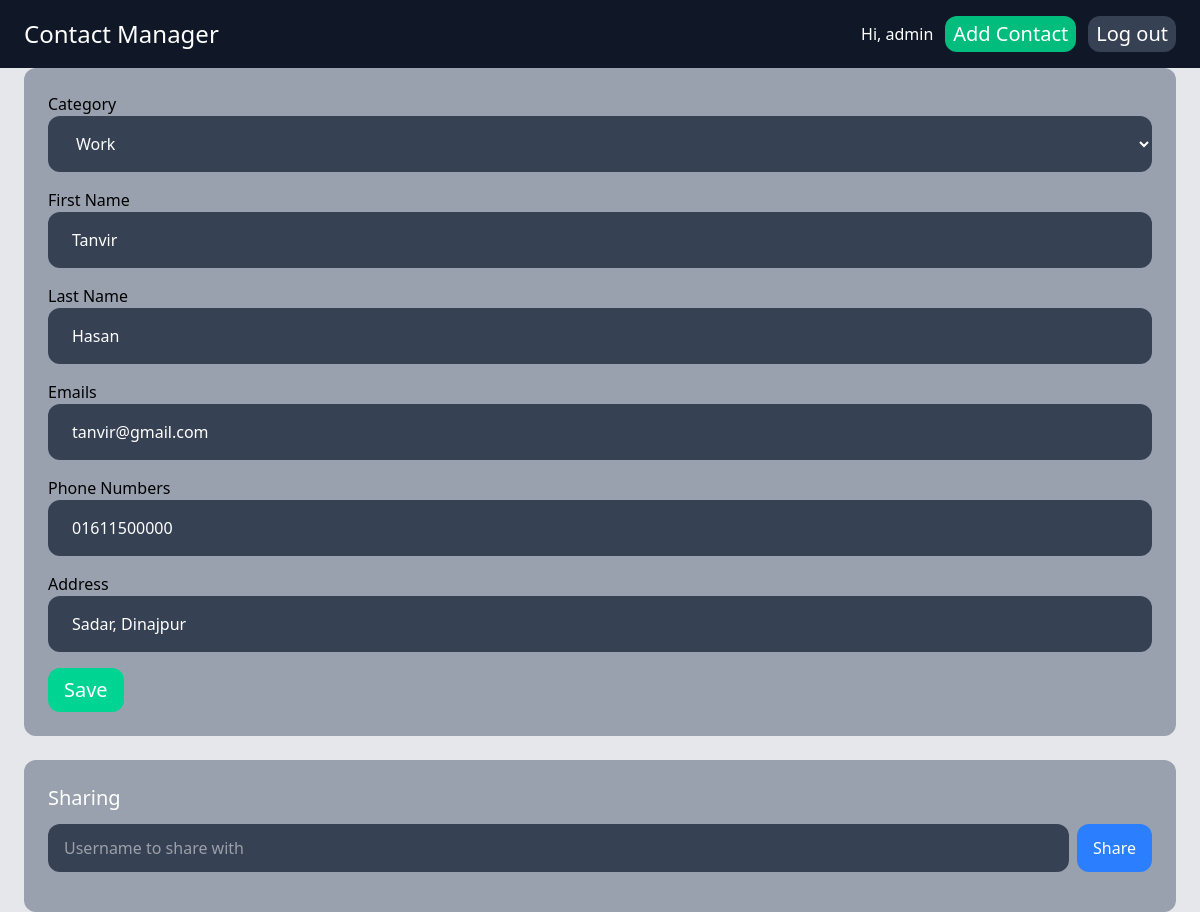
/contacts/7/edit/ (signed in), run on the app's committed database.
### contacts/models.py (models this page shows)
class Contact(models.Model):
    catagory = models.ForeignKey(Category, on_delete=models.CASCADE, related_name='contacts')
    first_name = models.CharField(max_length=225)
    last_name = models.CharField(max_length=225)
    phone_number = models.CharField(max_length=25, blank=True)
    email = models.EmailField(blank=True)
    address = models.TextField(max_length=255)
    owner = models.ForeignKey(User, on_delete=models.CASCADE, related_name='owned_contacts', null=True, blank=True)
    shared_with = models.ManyToManyField(User, related_name='shared_contacts', blank=True)

class Category(models.Model):
    title = models.CharField(max_length=225)

class ContactEmail(models.Model):
    contact = models.ForeignKey(Contact, on_delete=models.CASCADE, related_name='emails')
    email = models.EmailField()

class ContactPhone(models.Model):
    contact = models.ForeignKey(Contact, on_delete=models.CASCADE, related_name='phones')
    phone_number = models.CharField(max_length=25)

### contacts/views.py (the view, shortened to what this page needs)
# urls.py: path('contacts/<int:pk>/edit/', contact_views.edit_contact, name='edit_contact'),
@login_required
def edit_contact(request, pk):
    contact = get_object_or_404(Contact.objects.prefetch_related('emails', 'phones'), pk=pk)
    if contact.owner_id != request.user.id:
        return redirect('frontpage')
    category=Category.objects.all()
    return render(request, "core/edit_contact.html", {
        'contact': contact,
        'category': category
    })

### contacts/templates/core/edit_contact.html (shortened to what this page needs)
{% extends "core/base.html" %}
{% block content %}
<div class="bg-gray-400 rounded-xl">
    <form method="post" action="."class="p-6 space-y-4">
        <div>
            <label for="category">Category</label><br />
            <select id="category" name="category" required class="w-full py-4 px-6  rounded-xl bg-gray-700 hover:bg-gray-800 text-white">
                {% for cat in category %}
                    <option value="{{ cat.id }}"
                        {% if contact.catagory.id == cat.id %}selected{% endif %}>
                        {{ cat.title }}
                    </option>
                {% endfor %}
            </select>
        </div>
        <div>
            <label for="first_name">First Name</label><br />
            <input id="first_name" type="text" value="{{ contact.first_name }}" name="first_name" placeholder="First name" title="First name" class="w-full py-4 px-6  rounded-xl bg-gray-700 hover:bg-gray-800 text-white"/>
        </div>
        <div>
            <label for="last_name">Last Name</label><br />
            <input id="last_name" type="text" value="{{ contact.last_name }}" name="last_name" placeholder="Last name" title="Last name" class="w-full py-4 px-6  rounded-xl bg-gray-700 hover:bg-gray-800 text-white"/>
        </div>
        <div>
            <label class="block">Emails</label>
            <div id="email-fields" class="space-y-3">
                {% if contact.emails.all %}
                    {% for email in contact.emails.all %}
                    <div class="flex gap-2 email-row">
                        <input type="email" name="emails" value="{{ email.email }}" class="flex-1 py-4 px-6 rounded-xl bg-gray-700 hover:bg-gray-800 text-white" placeholder="Email" />
                    </div>
                    {% endfor %}
                {% else %}
                    <div class="flex gap-2 email-row">
                        <input type="email" name="emails" class="flex-1 py-4 px-6 rounded-xl bg-gray-700 hover:bg-gray-800 text-white" placeholder="Email" />
                        <button type="button" class="remove-email px-4 py-2 bg-red-500 hover:bg-red-700 text-white rounded-xl hidden">Remove</button>
                    </div>
                {% endif %}
            </div>
        </div>
        <div>
            <label class="block">Phone Numbers</label>
            <div id="phone-fields" class="space-y-3">
                {% if contact.phones.all %}
                    {% for phone in contact.phones.all %}
                    <div class="flex gap-2 phone-row">
                        <input type="text" name="phone_numbers" value="{{ phone.phone_number }}" class="flex-1 py-4 px-6 rounded-xl bg-gray-700 hover:bg-gray-800 text-white" placeholder="Phone number" />
                    </div>
                    {% endfor %}
                {% endif %}
            </div>
        </div>
        <div>
            <label for="address">Address</label><br />
            <input id="address" type="text" value="{{ contact.address }}" name="address" placeholder="Address" title="Address" class="w-full py-4 px-6  rounded-xl bg-gray-700 hover:bg-gray-800 text-white"/>
        </div>
        <div>
            <button type="submit" class="px-4 py-2 bg-emerald-400 hover:bg-emerald-700 text-white text-xl rounded-xl">Save</button>
        </div>
    </form>
</div>
<div class="bg-gray-400 rounded-xl p-6 mt-6">
    <h3 class="text-xl text-white mb-3">Sharing</h3>
    <form method="post" action="{% url 'share_contact' contact.id %}" class="flex gap-2 mb-4">
        <input type="text" name="username" placeholder="Username to share with" class="flex-1 py-3 px-4 rounded-xl bg-gray-700 text-white" />
        <button type="submit" class="px-4 py-2 bg-blue-500 hover:bg-blue-700 text-white rounded-xl">Share</button>
    </form>
</div>
{% endblock %}

### contacts/templates/core/base.html (shortened to what this page needs)
<!doctype html>
<html lang="en">
  <head>
    <script src="https://cdn.jsdelivr.net/npm/@tailwindcss/browser@4"></script>
  </head>
  <body class="bg-gray-200">
    <nav class="px-6 py-4 bg-gray-900 flex justify-between items-center">
      <h1 class="text-2xl">
        <a href="{% url 'frontpage' %}" class="text-white hover:text-gray-500">
          Contact Manager
        </a>
      </h1>
      <div class="flex items-center gap-3">
        {% if user.is_authenticated %}
          <span class="text-white">Hi, {{ user.username }}</span>
          <a href="{% url 'add_contact' %}" class="px-2 py-1 bg-emerald-500 hover:bg-emerald-700 text-white text-xl rounded-xl">Add Contact</a>
          <form method="post" action="{% url 'logout' %}" class="inline">
            <button type="submit" class="px-2 py-1 bg-gray-700 hover:bg-gray-800 text-white text-xl rounded-xl">Log out</button>
          </form>
        {% else %}
          <a href="{% url 'login' %}" class="px-2 py-1 bg-emerald-500 hover:bg-emerald-700 text-white text-xl rounded-xl">Log in</a>
          <a href="{% url 'signup' %}" class="px-2 py-1 bg-blue-500 hover:bg-blue-700 text-white text-xl rounded-xl">Sign up</a>
        {% endif %}
      </div>
    </nav>
    <div class= px-6 py-4>
        {% block content %}
        {% endblock %}
    </div>
  </body>
</html>

### data on the page
Contact: category "Work", first_name "Tanvir", last_name "Hasan", address "Sadar, Dinajpur"
ContactEmail: emails "tanvir@gmail.com"
ContactPhone: phone_numbers "01611500000"

### other printed values
{{ user.username }} "admin"
